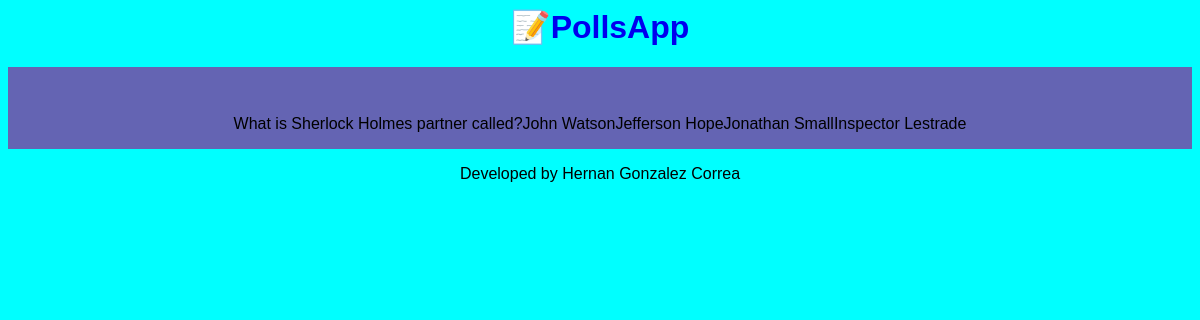
Page /2/ on the committed database.
### polls/models.py (models this page shows, shortened)
class Question(models.Model):
    question_text = models.CharField(max_length=200)
    pub_date = models.DateTimeField('Date published')

class Choice(models.Model):
    question = models.ForeignKey(Question, on_delete=models.CASCADE)
    choice_text = models.CharField(max_length=200)
    votes = models.IntegerField(default=0)
    def __str__(self):
        return f'{self.question.id} - {self.choice_text}'

### polls/views.py (the view)
# urls.py: path('<int:question_id>/', views.detail, name='detail'),
def detail(request, question_id):
    if request.method != 'GET':
        return HttpResponse('There has been an error processing your request.')
    question = Question.objects.get(pk=int(question_id))
    choices = Choice.objects.filter(question=question_id)
    print(choices)
    context = {
        'question': question,
        'choices': choices,
    }
    return render(request, 'polls/details.html', context)

### polls/templates/polls/details.html
{% extends 'base.html' %}
{% block content %}
{% if question %}
    <p>{{ question.question_text }}</p>
{% endif %}
{% if choices %}
    {% for choice in choices %}
        <p>{{ choice.choice_text }}</p>
    {% endfor %}
{% endif %}
{% endblock %}

### polls/static/css/styles.css (style rules this page uses)
body { font-family: 'Arial'; background-color: cyan; }

### rows in the picture
Question: question_text "What is Sherlock Holmes partner called?"
Choice: choice_text "John Watson"
Choice: choice_text "Jefferson Hope"
Choice: choice_text "Jonathan Small"
Choice: choice_text "Inspector Lestrade"
